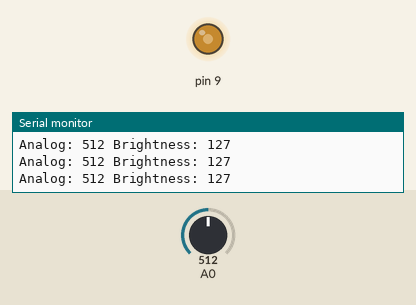
Simulated run of this sketch. Board: Arduino Uno, built with avr-gcc and run on an emulated ATmega328P. Shown: output pins drawn as LEDs (lit = HIGH), the last lines printed to the serial monitor. Inputs (shaded band) come from the test bench; at power-on: A0 = 512.

Above: at 1.3 s.
1.4 s: A0 set to 716
At 2.4 s:
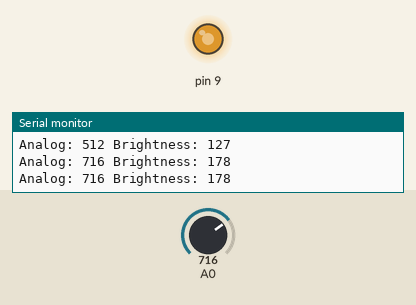
3.0 s: A0 set to 900
At 3.7 s:
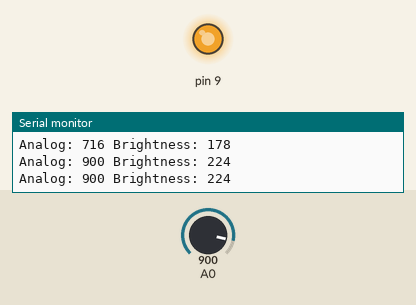
4.5 s: A0 set to 122
At 4.9 s:
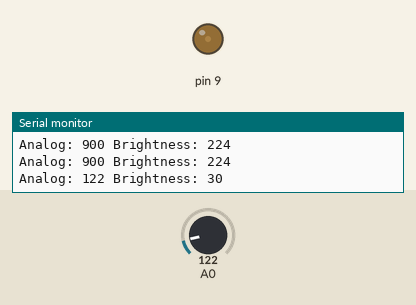
6.0 s: A0 set to 0
At 7.2 s:
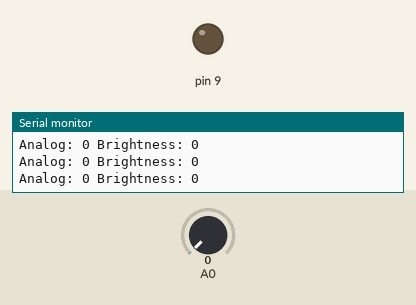
7.5 s: A0 set to 511
At 8.5 s:
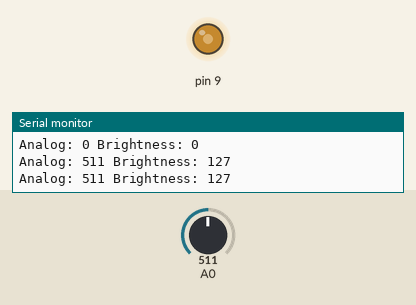
Timing chart, 0 to 10.0 s (numbered marks = the images above; inputs shaded):
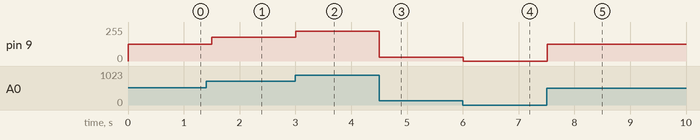

Measured:
- after the input at 1.4 s, pin 9: 127/255 → 178/255 after 0.10 s
- after the input at 3.0 s, pin 9: 178/255 → 224/255 at once
- after the input at 4.5 s, pin 9: 224/255 → 30/255 at once
- after the input at 6.0 s, pin 9: 30/255 → 0/255 at once
- after the input at 7.5 s, pin 9: 0/255 → 127/255 at once

The sketch:

code.ino
```cpp
void setup()
{
  Serial.begin(9600);
  pinMode(9, OUTPUT);
}

void loop(){
  int analog = analogRead(A0);
  int brightness = map(analog,0,1023,0,255);

  analogWrite(9,brightness);

  Serial.println((String)"Analog: "+analog
                 +" Brightness: "+brightness);

  delay(500);
}
```
